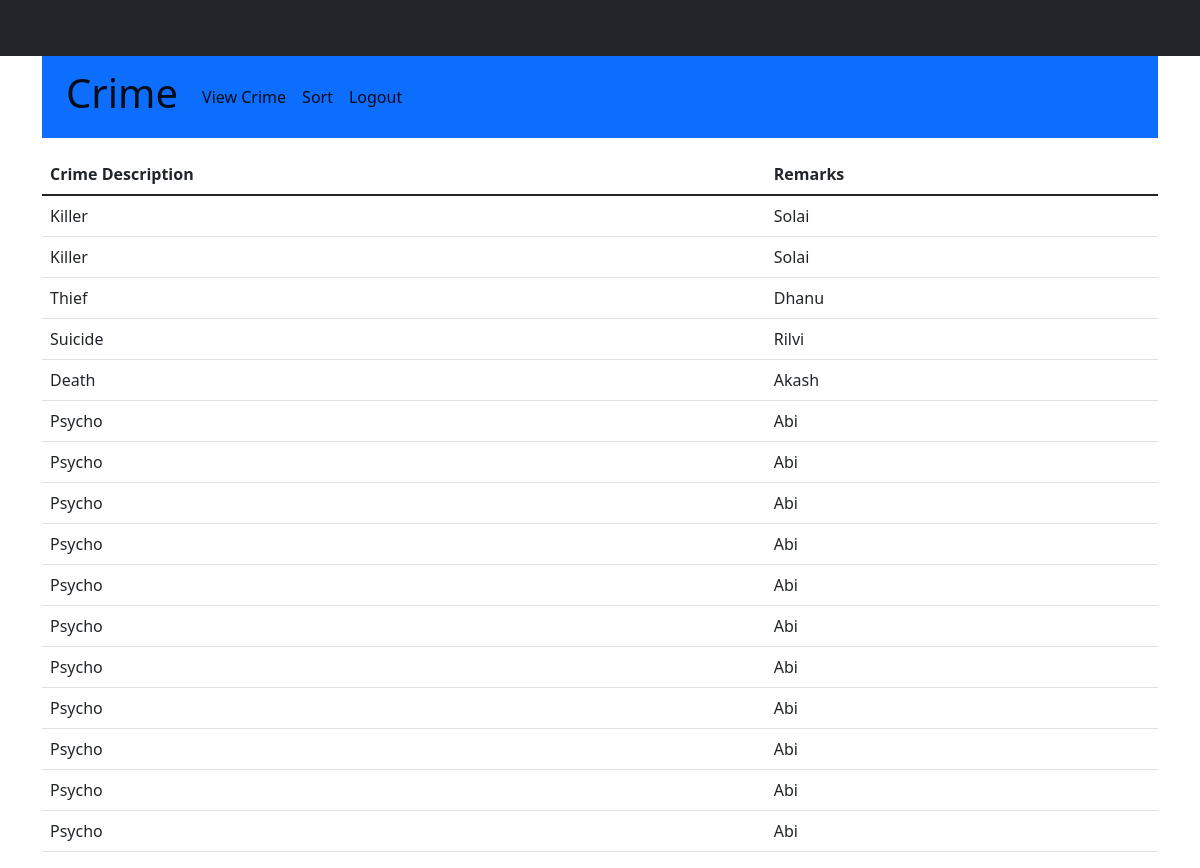
/view, run on the app's committed database.
### tables this page shows
CREATE TABLE Crime(
                            Id Integer Primary Key Autoincrement,
                            Description Text,
                            Remarks Text,
                            Date Text);

### Crime_Report.py (the view)
@crime_app.route('/view')
def View_report():
    cursor = Connection.cursor()
    count = cursor.execute("Select * from Crime")
    result = cursor.fetchall()
    return render_template("viewall.html", crime=result)

### templates/viewall.html
{% extends "base.html"%}
{% block content %}
<div class="container">
    <div class="row"><div class="col col-sm-6 col-md-8 col-lg-10 col-xl-12 col-xxl-12">
        <table class="table">
            <table class="table">
                <thead>
                  <tr>
                    <th scope="col">Crime Description</th>
                    <th scope="col">Remarks</th>
                  </tr>
                </thead>
                <tbody>
                    {% for i in crime %}
                    <tr>
                        <td>{{i[1]}}</td>
                        <td>{{i[2]}}</td>
                    </tr>
                    {% endfor %}
                </tbody>
              </table>
        </table>
    </div></div></div>
{% endblock %}

### templates/base.html (shortened to what this page needs)
<!DOCTYPE html>
<html lang="en">
<head>
    <link href="https://cdn.jsdelivr.net/npm/bootstrap@5.1.3/dist/css/bootstrap.min.css" rel="stylesheet">
</head>
<body>
    <div class="d-flex justify-content-center bg-dark"> <h1>Admin Login</h1></div>
    <div class="container"><div class="row"><div class="col col-sm-6 col-md-8 col-lg-10 col-xl-12 col-xxl-12">
        <nav class="navbar navbar-expand-lg navbar-light bg-primary">
            <div class="container-fluid">
              <a class="navbar-brand"> <h1>Crime</h1></a>
              <div class="collapse navbar-collapse" id="navbarNav">
                <ul class="navbar-nav">
                  <li class="nav-item">
                    <a class="nav-link active" aria-current="page" href="/view">View Crime</a>
                  </li>
                  <li class="nav-item">
                    <a class="nav-link active" href="/sort">Sort</a>
                  </li>
                  <li class="nav-item">
                    <a class="nav-link active" href="/logout">Logout</a>
                  </li>
                </ul>
              </div>
            </div>
          </nav>
    </div></div></div>
    {% block content %}
    {% endblock %}
</body>
</html>

### data on the page
Crime: Description "Killer", Remarks "Solai"
Crime: Description "Killer", Remarks "Solai"
Crime: Description "Thief", Remarks "Dhanu"
Crime: Description "Suicide", Remarks "Rilvi"
Crime: Description "Death", Remarks "Akash"
Crime: Description "Psycho", Remarks "Abi"
Crime: Description "Psycho", Remarks "Abi"
Crime: Description "Psycho", Remarks "Abi"
Crime: Description "Psycho", Remarks "Abi"
Crime: Description "Psycho", Remarks "Abi"
Crime: Description "Psycho", Remarks "Abi"
Crime: Description "Psycho", Remarks "Abi"
Crime: Description "Psycho", Remarks "Abi"
Crime: Description "Psycho", Remarks "Abi"
Crime: Description "Psycho", Remarks "Abi"
Crime: Description "Psycho", Remarks "Abi"
